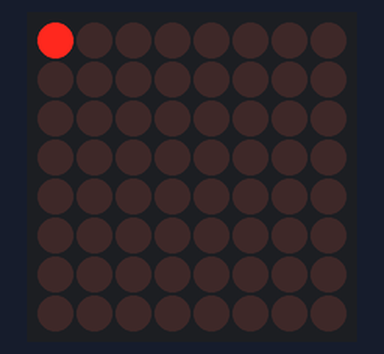
A program run on a simulated Raspberry Pi (BCM pin numbers). Parts: 8×8 LED matrix. Library files of the repository ran but are not shown: Adafruit_8x8.py; what the program prints to the terminal is not drawn.

Above: at 0.01 s.
At 0.43 s:
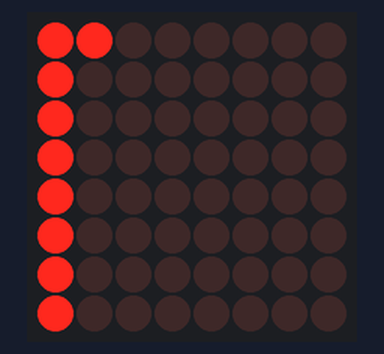
At 0.84 s:
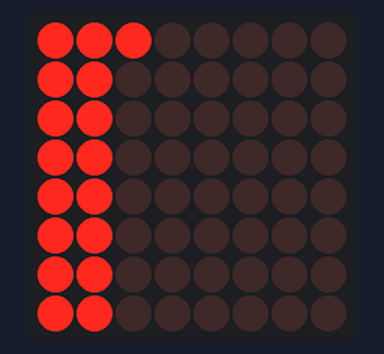
At 1.67 s:
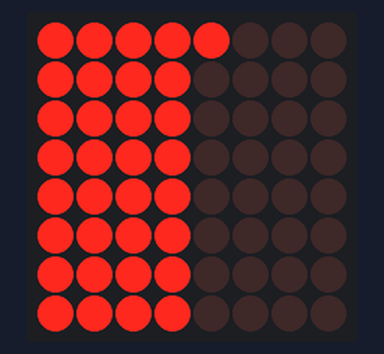
At 3.3 s:
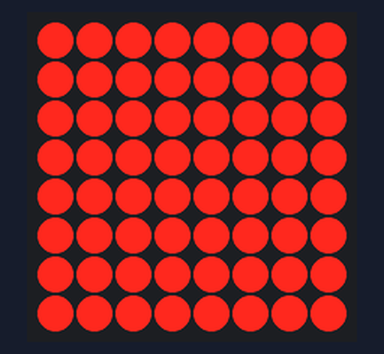
At 3.9 s:
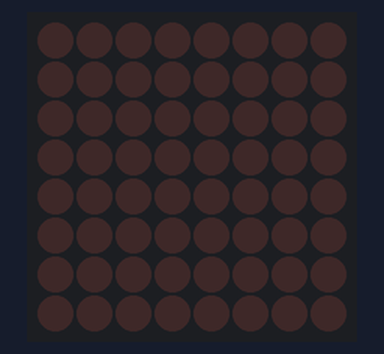

The program:

ex_8x8_pixels.py
```python
#!/usr/bin/python

import time
import datetime
from Adafruit_8x8 import EightByEight

# ===========================================================================
# 8x8 Pixel Example
# ===========================================================================
grid = EightByEight(address=0x70)

print "Press CTRL+Z to exit"

# Continually update the 8x8 display one pixel at a time
while(True):
  for x in range(0, 8):
    for y in range(0, 8):
      grid.setPixel(x, y)
      time.sleep(0.05)
  time.sleep(0.5)
  grid.clear()
  time.sleep(0.5)
```

Measured:
- by itself, everything shown: repeats every 4.3 s, in 65 steps
- what the display in image 4 shows lasts 0.5 s, from 3.3 s to 3.8 s
- what the display in image 5 shows lasts 0.5 s, from 3.8 s to 4.3 s
